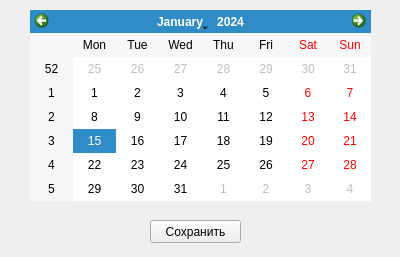
<?xml version="1.0" encoding="UTF-8"?>
<ui version="4.0">
 <class>FormCalendar</class>
 <widget class="QWidget" name="FormCalendar">
  <property name="geometry">
   <rect>
    <x>0</x>
    <y>0</y>
    <width>400</width>
    <height>257</height>
   </rect>
  </property>
  <property name="sizePolicy">
   <sizepolicy hsizetype="Fixed" vsizetype="Fixed">
    <horstretch>0</horstretch>
    <verstretch>0</verstretch>
   </sizepolicy>
  </property>
  <property name="minimumSize">
   <size>
    <width>400</width>
    <height>257</height>
   </size>
  </property>
  <property name="maximumSize">
   <size>
    <width>400</width>
    <height>257</height>
   </size>
  </property>
  <property name="windowTitle">
   <string>Календарь</string>
  </property>
  <widget class="QCalendarWidget" name="calendarWidget">
   <property name="geometry">
    <rect>
     <x>30</x>
     <y>10</y>
     <width>341</width>
     <height>191</height>
    </rect>
   </property>
  </widget>
  <widget class="QPushButton" name="SaveCalendar">
   <property name="geometry">
    <rect>
     <x>150</x>
     <y>220</y>
     <width>91</width>
     <height>23</height>
    </rect>
   </property>
   <property name="text">
    <string>Сохранить</string>
   </property>
  </widget>
 </widget>
 <resources/>
 <connections/>
</ui>
